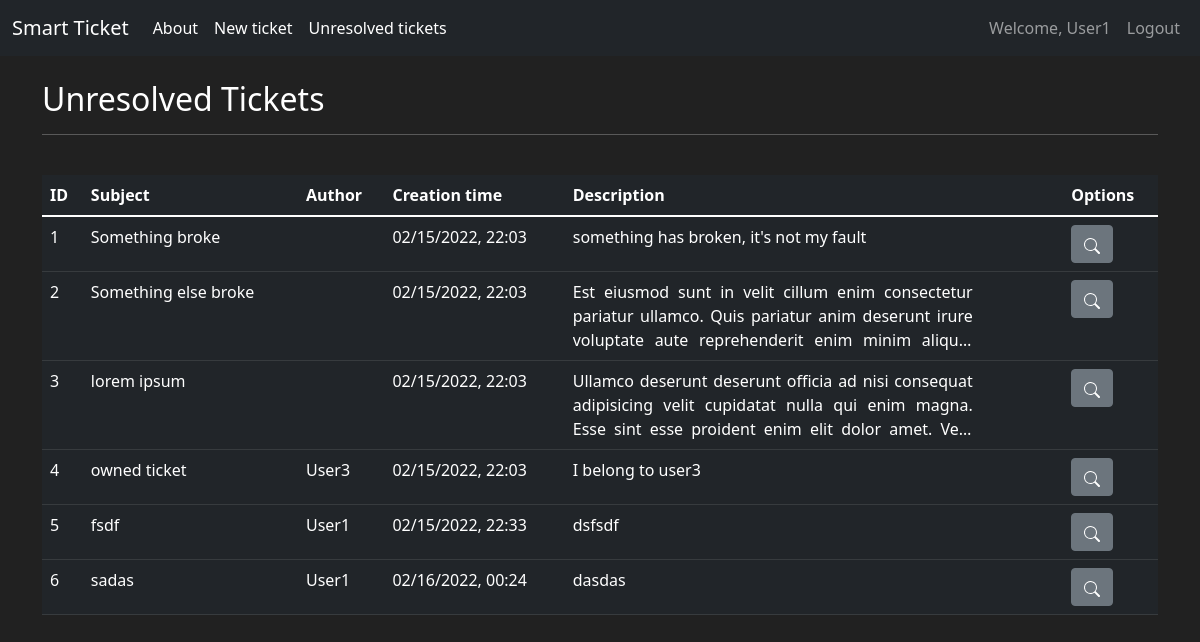
/ticket_list (signed in), run on an earlier commit of the app's database.
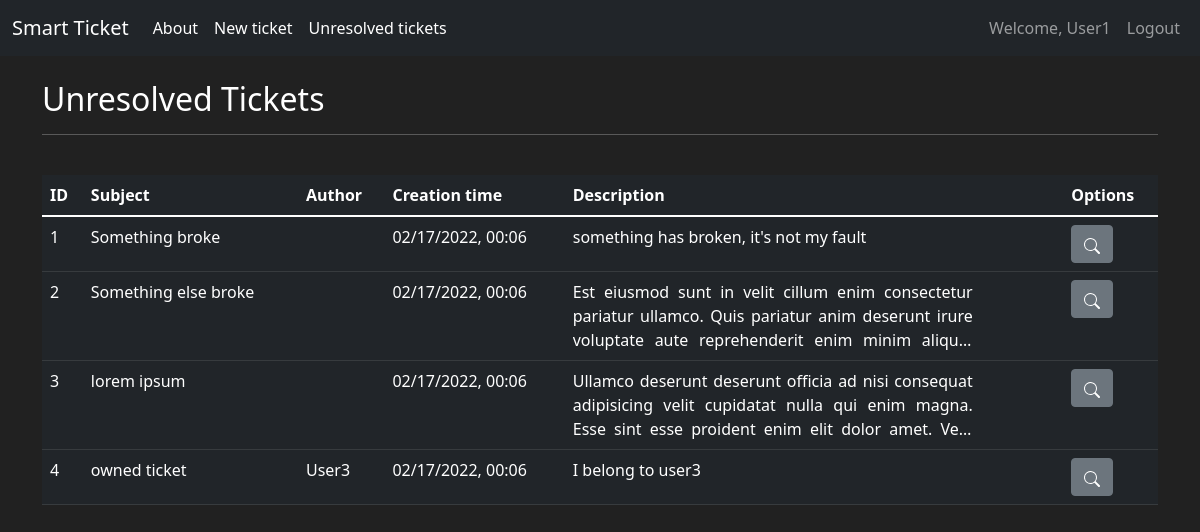
And on a later commit of the database.
### smart_ticket/models.py (models this page shows, shortened)
class Ticket(db.Model):
    id = db.Column(db.Integer(),primary_key = True)
    subject = db.Column(db.String(length=30), nullable=False)
    issue_description = db.Column(db.Text(length=2500))
    creation_time = db.Column(db.DateTime(),nullable=False, default = datetime.now())
    author_id = db.Column(db.Integer(), db.ForeignKey('user.id'), nullable=True)
    is_solved = db.Column(db.Boolean(), nullable=False, default = False)
    log_messages = db.relationship('TicketLogMessage',backref='ticket', lazy=True)

class User(db.Model, UserMixin):
    id = db.Column(db.Integer(),primary_key = True)
    creation_time = db.Column(db.DateTime(),nullable=False, default = datetime.now())
    username = db.Column(db.String(length = 30), nullable=False, unique = True)
    email = db.Column(db.String(length = 30), nullable=False, unique = True)
    password_hash = db.Column(db.String(length = 50), nullable=False, unique = True)
    created_tickets = db.relationship('Ticket',backref='author', lazy=True)
    @property
    def password(self):
        return self.password_hash

### smart_ticket/routes.py (the view)
@app.route('/ticket_list')
@login_required
def ticket_list_page():
    unresolved_tickets = Ticket.query.filter_by(is_solved = False).order_by(Ticket.creation_time)
    return render_template('ticket_list.html', tickets = unresolved_tickets)

### smart_ticket/models.py (called while the page is built)
@login_manager.user_loader
def load_user(user_id):
    return User.query.get(int(user_id))

### smart_ticket/routes.py (called while the page is built)
@app.template_filter('format_time')
def format_time(timestamp):
    return timestamp.strftime("%m/%d/%Y, %H:%M")

### smart_ticket/templates/ticket_list.html (shortened to what this page needs)
{% extends 'base.html' %}
{% block content %}
<div class="container">
    <br>
    <h2>Unresolved Tickets</h2>
    <hr>
    <br>
    <table class="table table-hover table-dark">
        <thead>
            <tr>
                <th scope="col">ID</th>
                <th scope="col">Subject</th>
                <th scope="col">Author</th>
                <th scope="col">Creation time</th>
                <th scope="col">Description</th>
                <th scope="col">Options</th>
            </tr>
        </thead>
        <tbody>
            {% for ticket in tickets %}
            <tr>
                <td>{{ticket.id}}</td>
                <td>{{ticket.subject}}</td>
                <td>{{ticket.author.username}}</td>
                <td>{{ticket.creation_time |format_time}}</td>
                <td style = "text-align:justify">
                    <div class="text-truncate-container">
                        <p class="text-truncate-container p-0 m-0">
                        {{ticket.issue_description}}
                        </p>
                    </div>
                </td>
                <td>
                    <a href = "{{url_for('ticket_detail_page', id=ticket.id)}}" title="Detail">
                        <button type="button" class="btn btn-secondary">
                        </button>
                    </a>
                </td>
            </tr>
            {% endfor %}
        </tbody>
    </table>
</div>
{% endblock content %}

What changed in the data, as far as the page shows it:
removed Ticket: id "5", subject "fsdf", author.username "User1", creation_time "02/15/2022, 22:33", issue_description "dsfsdf"
removed Ticket: id "6", subject "sadas", author.username "User1", creation_time "02/16/2022, 00:24", issue_description "dasdas"
changed Ticket "Something broke": creation_time "02/15/2022, 22:03" → "02/17/2022, 00:06"
changed Ticket "Something else broke": creation_time "02/15/2022, 22:03" → "02/17/2022, 00:06"
changed Ticket "lorem ipsum": creation_time "02/15/2022, 22:03" → "02/17/2022, 00:06"
changed Ticket "owned ticket": creation_time "02/15/2022, 22:03" → "02/17/2022, 00:06"
